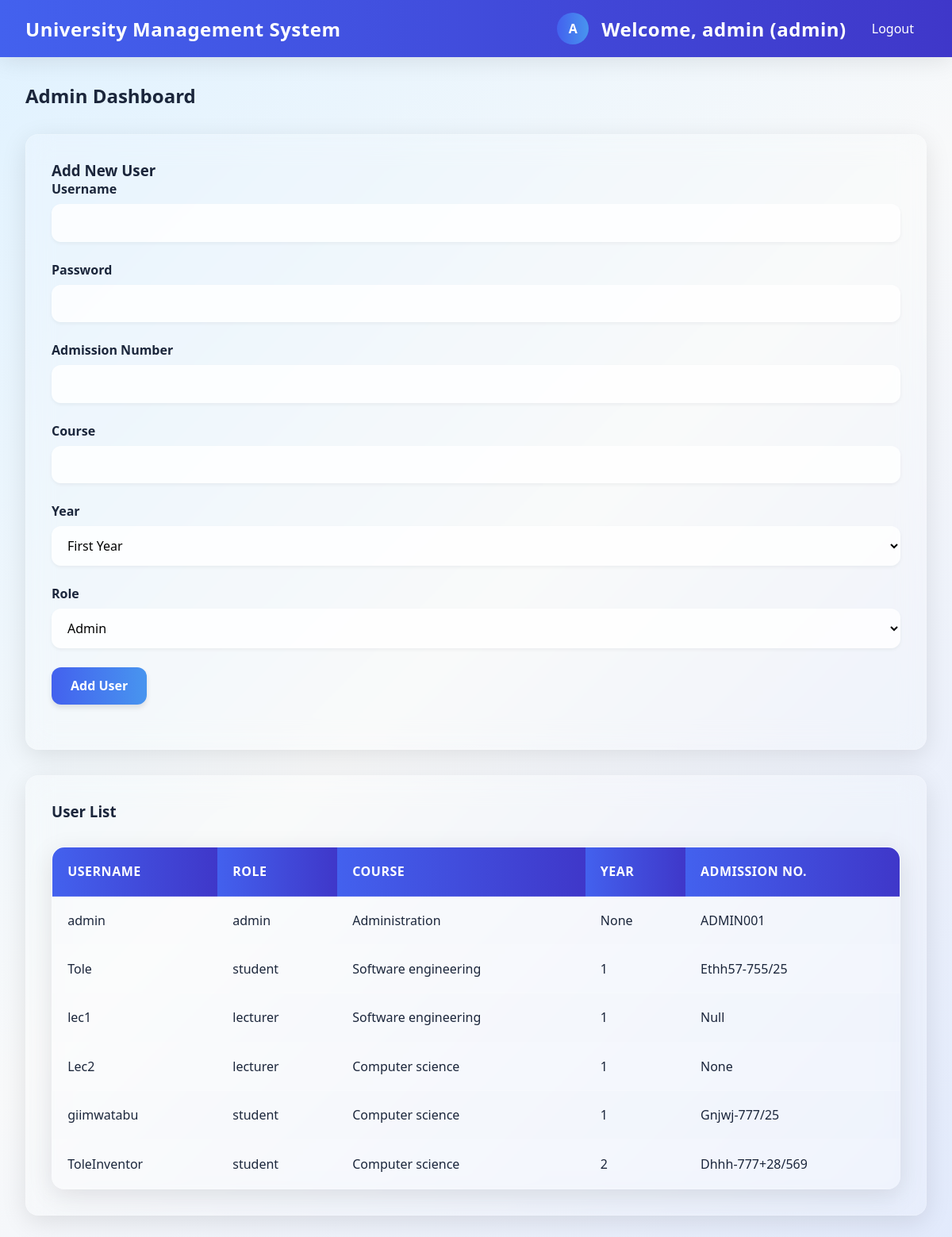
Page /admin (signed in) on the committed database.
### app.py (models this page shows)
class User(db.Model):
    __tablename__ = 'users'
    userName = db.Column(db.String(80), primary_key=True, nullable=False)
    course = db.Column(db.String(120), nullable=False)
    password = db.Column(db.String(120), nullable=False)
    year = db.Column(db.String(10), nullable=True)
    admission_number = db.Column(db.String(50), unique=True, nullable=True)
    role = db.Column(db.String(20), nullable=False)
    enrollments = db.relationship('Enrollment', backref='student', lazy=True)

### app.py (the view)
@app.route("/admin")
def admin_dashboard():
    if 'user' not in session or session['user']['role'] != 'admin':
        return redirect(url_for('main'))
    form = AddUserForm()
    users = User.query.all()
    return render_template("admin_dashboard.html", form=form, users=users)

### app.py
class AddUserForm(FlaskForm):
    username = StringField("Username", validators=[DataRequired(), Length(min=4)])
    password = PasswordField("Password", validators=[DataRequired(), Length(min=8)])
    admission_number = StringField("Admission Number", validators=[DataRequired()])
    course = StringField("Course", validators=[DataRequired()])
    year = SelectField("Year", choices=[
        ('1', 'First Year'),
        ('2', 'Second Year'),
        ('3', 'Third Year'),
        ('4', 'Fourth Year')
    ], validators=[DataRequired()])
    role = SelectField("Role", choices=[
        ('admin', 'Admin'),
        ('lecturer', 'Lecturer'),
        ('student', 'Student')
    ], validators=[DataRequired()])
    submit = SubmitField("Add User")

### templates/admin_dashboard.html (shortened to what this page needs)
{% extends "base.html" %}
{% block content %}
<div class="dashboard-header">
    <h2>Admin Dashboard</h2>
</div>
<div class="form-container">
    <h3>Add New User</h3>
    <form method="POST" action="{{ url_for('add_user') }}">
        <div class="form-group">
            {{ form.username.label }}
            {{ form.username(class="form-control") }}
        </div>
        <div class="form-group">
            {{ form.password.label }}
            {{ form.password(class="form-control") }}
        </div>
        <div class="form-group">
            {{ form.admission_number.label }}
            {{ form.admission_number(class="form-control") }}
        </div>
        <div class="form-group">
            {{ form.course.label }}
            {{ form.course(class="form-control") }}
        </div>
        <div class="form-group">
            {{ form.year.label }}
            {{ form.year(class="form-control") }}
        </div>
        <div class="form-group">
            {{ form.role.label }}
            {{ form.role(class="form-control") }}
        </div>
        <div class="form-group">
            {{ form.submit(class="btn") }}
        </div>
    </form>
</div>
<div class="form-container">
    <h3>User List</h3>
    <table>
        <thead>
            <tr>
                <th>Username</th>
                <th>Role</th>
                <th>Course</th>
                <th>Year</th>
                <th>Admission No.</th>
            </tr>
        </thead>
        <tbody>
            {% for user in users %}
            <tr>
                <td>{{ user.userName }}</td>
                <td>{{ user.role }}</td>
                <td>{{ user.course }}</td>
                <td>{{ user.year }}</td>
                <td>{{ user.admission_number }}</td>
            </tr>
            {% endfor %}
        </tbody>
    </table>
</div>
{% endblock %}

### templates/base.html (shortened to what this page needs)
<!DOCTYPE html>
<html>
<head>
</head>
<body>
    <nav>
        <span>University Management System</span>
        {% if 'user' in session %}
            <div class="user-info">
                <div class="user-avatar">{{ session['user']['username'][0]|upper }}</div>
                <span>Welcome, {{ session['user']['username'] }} ({{ session['user']['role'] }})</span>
                <a href="{{ url_for('logout') }}">Logout</a>
            </div>
        {% endif %}
    </nav>
    <div class="container">
        {% block content %}{% endblock %}
    </div>
</body>
</html>

### templates/base.html (style rules this page uses)
:root { --primary: #4361ee; --secondary: #3f37c9; --accent: #4895ef; --dark: #1b263b; --light: #f8f9fa; --success: #4cc9f0; --danger: #f72585; --warning: #f8961e; --glass-bg: rgba(255, 255, 255, 0.15); --glass-border: rgba(255, 255, 255, 0.18); }
* { box-sizing: border-box; font-family: 'Segoe UI', Tahoma, Geneva, Verdana, sans-serif; margin: 0; padding: 0; }
body { margin: 0; padding: 0; background: linear-gradient(135deg, #e0f2ff 0%, #f8f9fa 50%, #e2eafc 100%); min-height: 100vh; color: var(--dark); }
nav { background: linear-gradient(to right, var(--primary), var(--secondary)); padding: 1rem 2rem; color: white; display: flex; justify-content: space-between; align-items: center; box-shadow: 0 4px 30px rgba(0, 0, 0, 0.1); backdrop-filter: blur(5px); -webkit-backdrop-filter: blur(5px); position: sticky; top: 0; z-index: 100; }
nav span { font-size: 1.5rem; font-weight: 600; letter-spacing: 0.5px; }
nav a { color: white; text-decoration: none; transition: all 0.3s ease; padding: 0.5rem 1rem; border-radius: 20px; }
.container { max-width: 1200px; margin: 2rem auto; padding: 0 2rem; }
.form-container { background: var(--glass-bg); padding: 2rem; border-radius: 16px; box-shadow: 0 8px 32px rgba(0, 0, 0, 0.1); margin-bottom: 2rem; backdrop-filter: blur(16px); -webkit-backdrop-filter: blur(16px); border: 1px solid var(--glass-border); }
.form-group { margin-bottom: 1.5rem; }
.form-group label { display: block; margin-bottom: 0.5rem; font-weight: 600; color: var(--dark); }
.form-control { width: 100%; padding: 0.8rem 1rem; border: none; border-radius: 12px; background: rgba(255, 255, 255, 0.8); font-size: 1rem; transition: all 0.3s ease; box-shadow: 0 2px 4px rgba(0, 0, 0, 0.05); }
.btn { padding: 0.8rem 1.5rem; background: linear-gradient(to right, var(--primary), var(--accent)); color: white; border: none; border-radius: 12px; cursor: pointer; font-weight: 600; font-size: 1rem; transition: all 0.3s ease; box-shadow: 0 4px 6px rgba(0, 0, 0, 0.1); }
table { width: 100%; border-collapse: separate; border-spacing: 0; margin-top: 2rem; overflow: hidden; border-radius: 16px; box-shadow: 0 8px 32px rgba(0, 0, 0, 0.1); backdrop-filter: blur(16px); -webkit-backdrop-filter: blur(16px); background: var(--glass-bg); border: 1px solid var(--glass-border); }
th, td { padding: 1.2rem; text-align: left; border-bottom: 1px solid rgba(255, 255, 255, 0.1); }
th { background: linear-gradient(to right, var(--primary), var(--secondary)); color: white; font-weight: 600; text-transform: uppercase; letter-spacing: 0.5px; }
tr:nth-child(even) { background-color: rgba(255, 255, 255, 0.1); }
.dashboard-header { margin-bottom: 2rem; display: flex; justify-content: space-between; align-items: center; }
.user-info { display: flex; align-items: center; gap: 1rem; }
.user-avatar { width: 40px; height: 40px; border-radius: 50%; background: linear-gradient(to right, var(--primary), var(--accent)); display: flex; align-items: center; justify-content: center; color: white; font-weight: bold; }

### rows in the picture
User: userName "admin", role "admin", course "Administration", year "None", admission_number "ADMIN001"
User: userName "Tole", role "student", course "Software engineering", year "1", admission_number "Ethh57-755/25"
User: userName "lec1", role "lecturer", course "Software engineering", year "1", admission_number "Null"
User: userName "Lec2", role "lecturer", course "Computer science", year "1", admission_number "None"
User: userName "giimwatabu", role "student", course "Computer science", year "1", admission_number "Gnjwj-777/25"
User: userName "ToleInventor", role "student", course "Computer science", year "2", admission_number "Dhhh-777+28/569"

### other values in the picture
{{ session['user']['username'][0]|upper }} "A"
{{ session['user']['username'] }} "admin"
{{ session['user']['role'] }} "admin"
